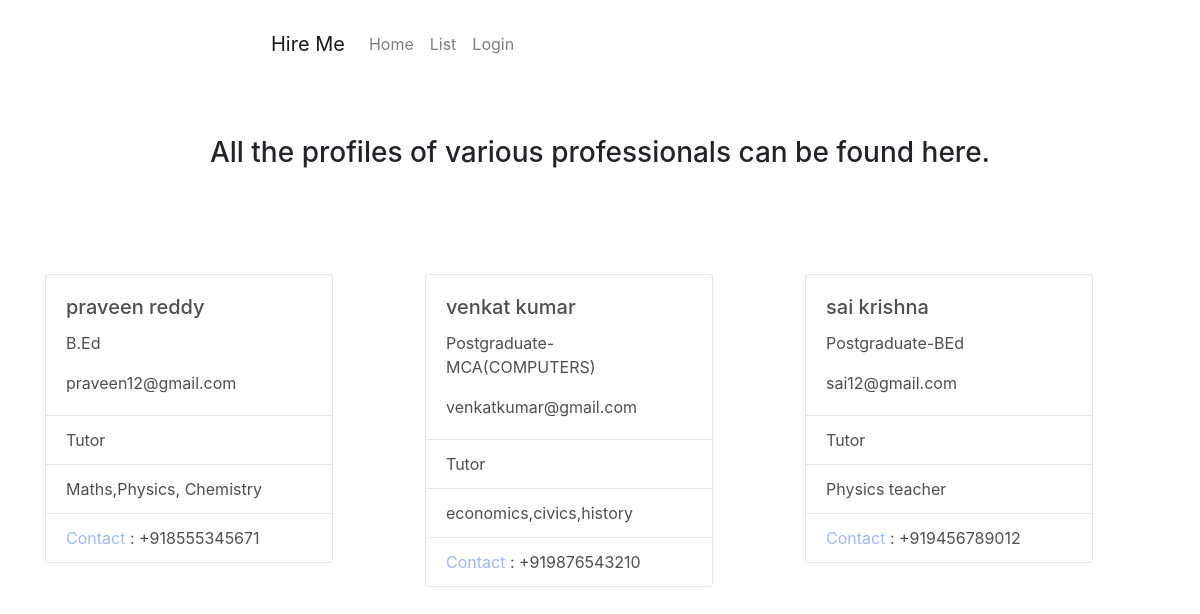
Page /list/ on the committed database.
### accounts/models.py (models this page shows, shortened)
class UserProfile(models.Model):
    user = models.OneToOneField(User,on_delete=models.CASCADE)
    qualif = models.CharField(max_length=200)
    category = models.CharField(max_length=150,default='')
    description = models.TextField(max_length=255)
    phone = PhoneNumberField()

### accounts/views.py (the view)
# urls.py: url(r'list/$',view_list,name='list'),
def view_list(request):
    prof = UserProfile.objects.all()
    return render(request,'accounts/list.html',{'prof':prof})

### accounts/templates/accounts/list.html (shortened to what this page needs)
{% extends 'base.html' %}
  {% block head %}
  <div class="container">
    <div class="jumbotron text-center" style="background-color:transparent">
      <h3>All the profiles of various professionals can be found here.</h3>
    </div>
    <div class="row">
      {% for p in prof %}
      <div class="col">
        <div class="card" style="width: 18rem;opacity:0.8">
      <div class="card-body">
        <h5 class="card-title">{{p.user.first_name}} {{p.user.last_name}}</h5>
        <p class="card-text">{{p.qualif}}</p>
        <p class="card-text">{{p.user.email}}</p>
      </div>
      <ul class="list-group list-group-flush">
        <li class="list-group-item">{{p.category}}</li>
        <li class="list-group-item">{{p.description}}</li>
        <li class="list-group-item"><span style="color:#82a6fe">Contact</span> : {{p.phone}}</li>
      </ul>
    </div>
    <br>
      </div>
      {% endfor %}
    </div>
  </div>
  {% endblock %}

### accounts/templates/base.html (shortened to what this page needs)
<!DOCTYPE html>
<html>
  <head>
    <link rel="stylesheet" href="https://maxcdn.bootstrapcdn.com/bootstrap/4.0.0/css/bootstrap.min.css">
  </head>
  <body>
    {% block hd %}
    <div class="container text-center" style="margin-top:1rem;width:60%">
      <nav class="navbar navbar-expand-lg navbar-light" style="background-color:transparent">
<a class="navbar-brand" href="{% url 'home' %}">Hire Me</a>
{% if user.is_authenticated %}
<div class="collapse navbar-collapse" id="navbarText">
  <ul class="navbar-nav mr-auto">
    <li class="nav-item">
      <a class="nav-link" href="/home/">Home</a>
    </li>
    <li class="nav-item">
      <a class="nav-link" href="{% url 'list' %}">List</a>
    </li>
    <li class="nav-item">
      <a class="nav-link" href="{% url 'profile' %}">Profile</a>
    </li>
    <li class="nav-item">
      <a class="nav-link" href="{% url 'logout' %}">Logout</a>
    </li>
  </ul>
</div>
{% else %}
<div class="collapse navbar-collapse" id="navbarText">
  <ul class="navbar-nav mr-auto">
    <li class="nav-item">
      <a class="nav-link" href="/home/">Home</a>
    </li>
    <li class="nav-item">
      <a class="nav-link" href="{% url 'list' %}">List</a>
    </li>
    <li class="nav-item">
      <a class="nav-link" href="{% url 'login' %}">Login</a>
    </li>
  </ul>
</div>
{% endif %}
</nav>
    </div>
    {% endblock %}
    {% block head %}
    {% endblock %}
  </body>
</html>

### accounts/templates/accounts/list.html (style rules this page uses)
html { background-image: url(https://media.licdn.com/mpr/mpr/AAEAAQAAAAAAAAm1AAAAJGJjYzVkMWEzLTQ0NmYtNDcyZS1iNmM5LWI0MjRkZjVkYzEwOA.jpg); background-repeat: no-repeat; background-size: cover; }
body { background-color: transparent }
.row { overflow: auto; height: 20rem; }

### rows in the picture
UserProfile: user.first_name "praveen", user.last_name "reddy", qualif "B.Ed", user.email "praveen12@gmail.com", category "Tutor", description "Maths,Physics, Chemistry", phone "+918555345671"
UserProfile: user.first_name "venkat", user.last_name "kumar", qualif "Postgraduate-MCA(COMPUTERS)", user.email "venkatkumar@gmail.com", category "Tutor", description "economics,civics,history", phone "+919876543210"
UserProfile: user.first_name "sai", user.last_name "krishna", qualif "Postgraduate-BEd", user.email "sai12@gmail.com", category "Tutor", description "Physics teacher", phone "+919456789012"
